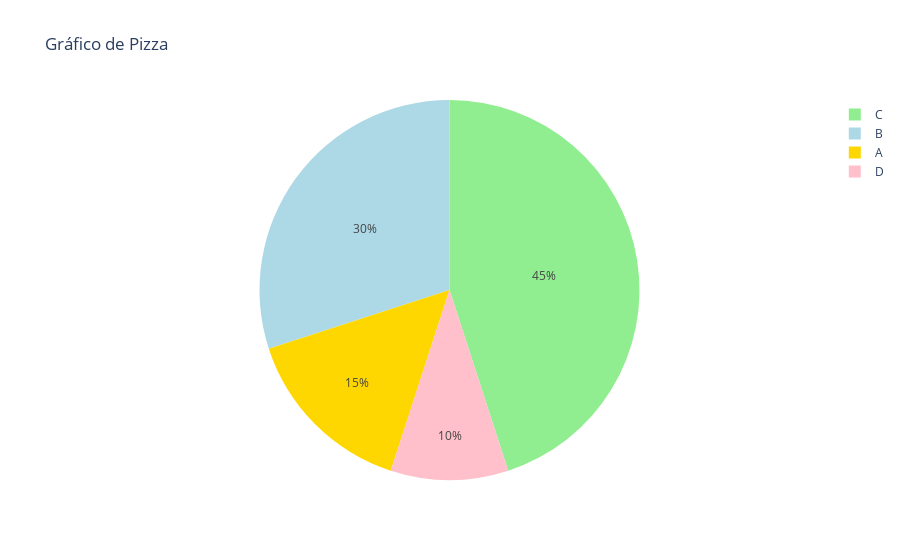

The cell this chart's notebook holds for it:
### Markdown cell above
---
#### 5. Gráfico de Pizza

Gráficos de pizza são usados para mostrar proporções entre categorias.

### Code cell
# Dados de exemplo
labels = ['A', 'B', 'C', 'D']
valores = [15, 30, 45, 10]

# Criar o gráfico de pizza
fig = go.Figure(data=go.Pie(labels=labels, values=valores, textinfo='percent', marker=dict(colors=['gold', 'lightblue', 'lightgreen', 'pink'])))
fig.update_layout(title='Gráfico de Pizza')
fig.show()

### Figure 1 — Plotly figure (JSON) as saved in the notebook; plotly's stock layout.template omitted (floating-point values rounded to 4 significant figures)
{"data": [{"labels": ["A", "B", "C", "D"], "marker": {"colors": ["gold", "lightblue", "lightgreen", "pink"]}, "textinfo": "percent", "type": "pie", "values": [15, 30, 45, 10]}], "layout": {"title": {"text": "Gráfico de Pizza"}}}
